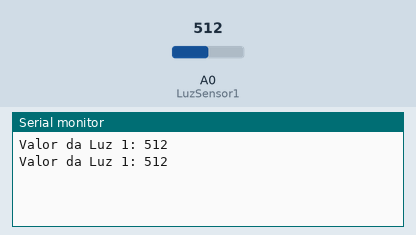
A sketch run on a simulated Arduino Uno, built with avr-gcc and run on an emulated ATmega328P. Parts: the last lines printed to the serial monitor. The inputs (shaded band) are chosen by the test bench; at power-on: A0 (LuzSensor1) = 512.

Above: at 2.8 s.
2.9 s: A0 (LuzSensor1) set to 716
At 5.8 s:
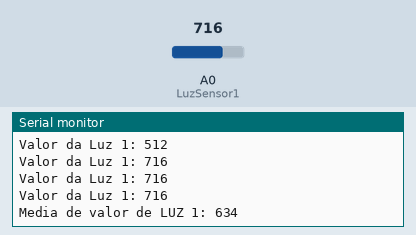
6.5 s: A0 (LuzSensor1) set to 900
At 7.8 s:
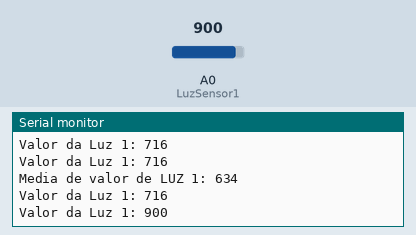
Timing chart, 0 to 9.5 s (numbered marks = the images above; inputs shaded):
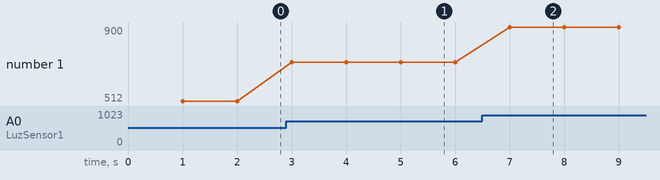

Measured:
- after the input at 2.9 s, the serial monitor: prints a new line after 0.10 s (image 1)
- after the input at 6.5 s, the serial monitor: prints a new line after 0.50 s (image 2)
- plotted number 1: 512 → 716 after the input at 2.9 s, 716 → 900 after the input at 6.5 s

The sketch:

ex_aula_1_LeituraLDRV2.0.ino
```cpp
const int LuzSensor1 = A0;
const int LuzSensor2 = A1;

struct SensorLuz {
  int valorLuz;
  int soma;
  int media;
  int contagem;
  int valores[5];
};

SensorLuz sensor1;

unsigned long tempoanterior = 0;

void setup() {
  Serial.begin(9600);
  pinMode(LuzSensor1, INPUT);

  sensor1.soma = 0;
  sensor1.media = 0;
  sensor1.contagem = 0;
}

void loop() {
  if (millis() - tempoanterior >= 1000) {
    tempoanterior = millis();
    sensor1.valorLuz = analogRead(LuzSensor1);

    Serial.print("Valor da Luz 1: ");
    Serial.println(sensor1.valorLuz);

    sensor1.valores[sensor1.contagem] = sensor1.valorLuz;
    sensor1.contagem++;
  }

  if (sensor1.contagem >= 5) {
    sensor1.contagem = 0;
    sensor1.soma = sensor1.valores[0] + sensor1.valores[1] + sensor1.valores[2] + sensor1.valores[3] + sensor1.valores[4];
    sensor1.media = sensor1.soma / 5;
    Serial.print("Media de valor de LUZ 1: ");
    Serial.println(sensor1.media);
  }
}
```
